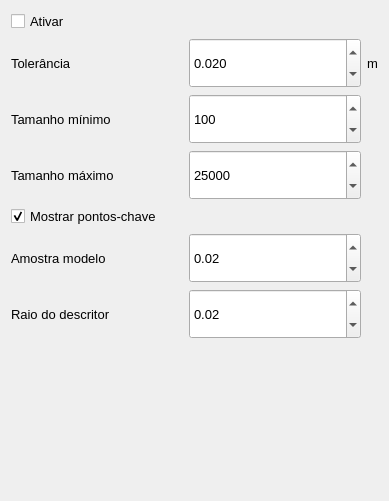
<?xml version="1.0" encoding="UTF-8"?>
<ui version="4.0">
 <class>ClusteringOptionWidget</class>
 <widget class="QWidget" name="ClusteringOptionWidget">
  <property name="geometry">
   <rect>
    <x>0</x>
    <y>0</y>
    <width>389</width>
    <height>501</height>
   </rect>
  </property>
  <property name="windowTitle">
   <string>Form</string>
  </property>
  <layout class="QGridLayout" name="gridLayout">
   <item row="6" column="0">
    <widget class="QLabel" name="lblDescriptorRadius">
     <property name="font">
      <font>
       <pointsize>10</pointsize>
      </font>
     </property>
     <property name="text">
      <string>Raio do descritor</string>
     </property>
     <property name="alignment">
      <set>Qt::AlignLeading|Qt::AlignLeft|Qt::AlignVCenter</set>
     </property>
    </widget>
   </item>
   <item row="0" column="0" colspan="2">
    <widget class="QCheckBox" name="chkEnableClustering">
     <property name="font">
      <font>
       <pointsize>10</pointsize>
      </font>
     </property>
     <property name="text">
      <string>Ativar</string>
     </property>
     <property name="checked">
      <bool>false</bool>
     </property>
    </widget>
   </item>
   <item row="5" column="0">
    <widget class="QLabel" name="lblModelSample">
     <property name="font">
      <font>
       <pointsize>10</pointsize>
      </font>
     </property>
     <property name="text">
      <string>Amostra modelo</string>
     </property>
     <property name="alignment">
      <set>Qt::AlignLeading|Qt::AlignLeft|Qt::AlignVCenter</set>
     </property>
    </widget>
   </item>
   <item row="1" column="0">
    <widget class="QLabel" name="lblClusterTolerance">
     <property name="font">
      <font>
       <pointsize>10</pointsize>
      </font>
     </property>
     <property name="text">
      <string>Tolerância</string>
     </property>
     <property name="alignment">
      <set>Qt::AlignLeading|Qt::AlignLeft|Qt::AlignVCenter</set>
     </property>
    </widget>
   </item>
   <item row="2" column="1">
    <widget class="QSpinBox" name="spnMinClusterSize">
     <property name="minimumSize">
      <size>
       <width>0</width>
       <height>50</height>
      </size>
     </property>
     <property name="font">
      <font>
       <pointsize>10</pointsize>
      </font>
     </property>
     <property name="minimum">
      <number>1</number>
     </property>
     <property name="maximum">
      <number>99999</number>
     </property>
     <property name="value">
      <number>100</number>
     </property>
    </widget>
   </item>
   <item row="3" column="1">
    <widget class="QSpinBox" name="spnMaxClusterSize">
     <property name="minimumSize">
      <size>
       <width>0</width>
       <height>50</height>
      </size>
     </property>
     <property name="font">
      <font>
       <pointsize>10</pointsize>
      </font>
     </property>
     <property name="minimum">
      <number>1</number>
     </property>
     <property name="maximum">
      <number>99999</number>
     </property>
     <property name="value">
      <number>25000</number>
     </property>
    </widget>
   </item>
   <item row="1" column="2">
    <widget class="QLabel" name="lblUDMmeters_3">
     <property name="sizePolicy">
      <sizepolicy hsizetype="Fixed" vsizetype="Preferred">
       <horstretch>0</horstretch>
       <verstretch>0</verstretch>
      </sizepolicy>
     </property>
     <property name="font">
      <font>
       <pointsize>10</pointsize>
      </font>
     </property>
     <property name="text">
      <string>m</string>
     </property>
     <property name="alignment">
      <set>Qt::AlignLeading|Qt::AlignLeft|Qt::AlignVCenter</set>
     </property>
    </widget>
   </item>
   <item row="1" column="1">
    <widget class="QDoubleSpinBox" name="spnClusterTolerance">
     <property name="minimumSize">
      <size>
       <width>0</width>
       <height>50</height>
      </size>
     </property>
     <property name="font">
      <font>
       <pointsize>10</pointsize>
      </font>
     </property>
     <property name="decimals">
      <number>3</number>
     </property>
     <property name="minimum">
      <double>0.000000000000000</double>
     </property>
     <property name="maximum">
      <double>100.000000000000000</double>
     </property>
     <property name="singleStep">
      <double>0.001000000000000</double>
     </property>
     <property name="value">
      <double>0.020000000000000</double>
     </property>
    </widget>
   </item>
   <item row="6" column="1">
    <widget class="QDoubleSpinBox" name="spnDescriptorRadius">
     <property name="minimumSize">
      <size>
       <width>0</width>
       <height>50</height>
      </size>
     </property>
     <property name="font">
      <font>
       <pointsize>10</pointsize>
      </font>
     </property>
     <property name="minimum">
      <double>0.010000000000000</double>
     </property>
     <property name="singleStep">
      <double>0.010000000000000</double>
     </property>
     <property name="value">
      <double>0.020000000000000</double>
     </property>
    </widget>
   </item>
   <item row="5" column="1">
    <widget class="QDoubleSpinBox" name="spnModelSample">
     <property name="minimumSize">
      <size>
       <width>0</width>
       <height>50</height>
      </size>
     </property>
     <property name="font">
      <font>
       <pointsize>10</pointsize>
      </font>
     </property>
     <property name="minimum">
      <double>0.010000000000000</double>
     </property>
     <property name="singleStep">
      <double>0.010000000000000</double>
     </property>
     <property name="value">
      <double>0.020000000000000</double>
     </property>
    </widget>
   </item>
   <item row="2" column="0">
    <widget class="QLabel" name="lblMinClusterSize">
     <property name="font">
      <font>
       <pointsize>10</pointsize>
      </font>
     </property>
     <property name="text">
      <string>Tamanho mínimo</string>
     </property>
     <property name="alignment">
      <set>Qt::AlignLeading|Qt::AlignLeft|Qt::AlignVCenter</set>
     </property>
    </widget>
   </item>
   <item row="3" column="0">
    <widget class="QLabel" name="lblMaxClusterSize">
     <property name="font">
      <font>
       <pointsize>10</pointsize>
      </font>
     </property>
     <property name="text">
      <string>Tamanho máximo</string>
     </property>
     <property name="alignment">
      <set>Qt::AlignLeading|Qt::AlignLeft|Qt::AlignVCenter</set>
     </property>
    </widget>
   </item>
   <item row="4" column="0" colspan="2">
    <widget class="QCheckBox" name="chkShowUsedKeypoints">
     <property name="font">
      <font>
       <pointsize>10</pointsize>
      </font>
     </property>
     <property name="text">
      <string>Mostrar pontos-chave</string>
     </property>
     <property name="checked">
      <bool>true</bool>
     </property>
    </widget>
   </item>
   <item row="7" column="0">
    <spacer name="verticalSpacer">
     <property name="orientation">
      <enum>Qt::Vertical</enum>
     </property>
     <property name="sizeHint" stdset="0">
      <size>
       <width>20</width>
       <height>40</height>
      </size>
     </property>
    </spacer>
   </item>
  </layout>
 </widget>
 <resources/>
 <connections/>
</ui>
